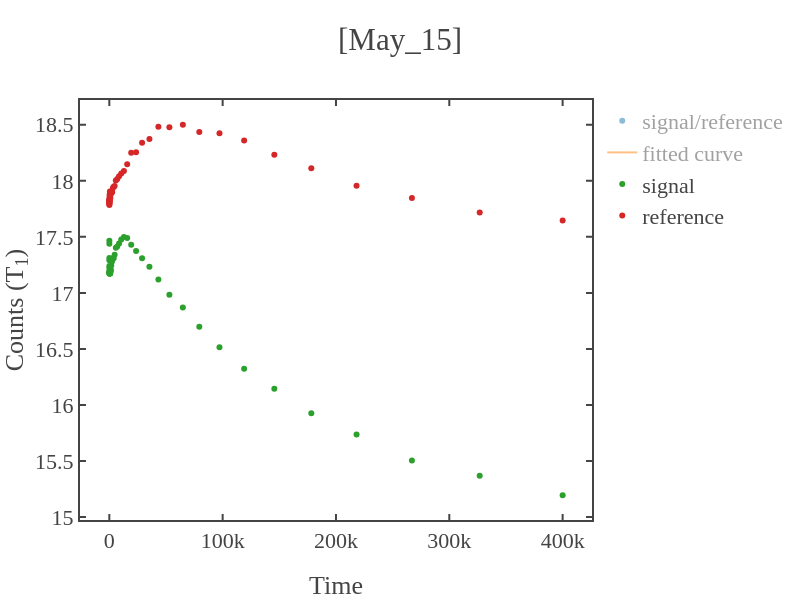

The notebook cell this image was saved under:
### Code cell
# loading the data 
total_path = r"C:\Users\Atanu\OneDrive/Desktop/research_work/paper/T1_atanu_github/T1_measurements/codes/data/2025/May_12/p_15mW/l_25.0us/systematic/a_5/s_2000/[16_57_32]_1.0us.npz"

load_data = dict(np.load(total_path))
time_axis,signal_photon,reference_samples,signal_samples = data_to_time_signal(load_data,samples,first=first_sig_ref)


x=time_axis[1:]
y=signal_photon[1:]
guess_parameters = np.array([0.7,1,50e3])  # input these paramters(serially) with your guess  
fitting_function = 'exp'   # y0+y_max*np.exp(-x/tau)
fitting_range = False   # for x-axis 

# fitting the data
x_fit,y_fit,coefficient,error_bars = fit_func(x,y,fit_range=fitting_range,func=fitting_function,guess_params=guess_parameters) 
if len(str(int(coefficient[2])))>7 or coefficient[2]<0:
    print('Fitted lifetime seems too long (more than 10ms) or negative.')
    print('If not expected for T1 exp, retry with increasing or decreasing the evolution time of the sequence.')
# plotting the data 
fig1 = simple_plot(x,y,show=False,x_name = "Time",y_name = "Counts (T<sub>1</sub>)",mode='markers',title=f'{date}',curve_name='signal/reference')
fig2 = simple_plot(x_fit,y_fit,show=False,x_name = "Time",y_name = "Counts (T<sub>1</sub>)",mode='lines',title=f'{date}',curve_name='fitted curve')
fig3 = simple_plot(x,signal_samples[1:],show=False,x_name = "Time",y_name = "Counts (T<sub>1</sub>)",mode='markers',title=f'{date}',curve_name='signal')
fig4 = simple_plot(x,reference_samples[1:],show=False,x_name = "Time",y_name = "Counts (T<sub>1</sub>)",mode='markers',title=f'{date}',curve_name='reference')

add_figures([fig1,fig2,fig3,fig4],show=True,x_name = "Time",y_name = "Counts (T<sub>1</sub>)",title=f'[{date}]')

### Figure 1 — Plotly figure (JSON) as saved in the notebook; plotly's stock layout.template omitted (floating-point values rounded to 4 significant figures)
{"data": [{"mode": "markers", "name": "signal/reference", "showlegend": true, "type": "scatter", "visible": "legendonly", "x": [24, 29, 36, 44, 54, 67, 82, 100, 123, 150, 184, 226, 276, 338, 414, 507, 621, 760, 930, 1139, 1394, 1706, 2088, 2556, 3129, 3830, 4688, 5738, 7023, 8596, 10522, 12878, 15763, 19294, 23616, 28905, 35380, 43305, 53004, 64877, 79408, 97195, 118965, 145612, 178227, 218148, 267010, 326817, 400020], "y": [0.9796, 0.9801, 0.9728, 0.9722, 0.9685, 0.9668, 0.9649, 0.9635, 0.9632, 0.9628, 0.9646, 0.9618, 0.9632, 0.9636, 0.9621, 0.9593, 0.9604, 0.9608, 0.9628, 0.9607, 0.9614, 0.9641, 0.9652, 0.9659, 0.965, 0.9644, 0.9659, 0.9667, 0.9666, 0.9668, 0.9673, 0.9676, 0.9638, 0.9551, 0.9517, 0.9439, 0.9379, 0.9263, 0.9191, 0.9118, 0.9057, 0.8963, 0.8891, 0.8855, 0.8794, 0.8764, 0.8688, 0.8675, 0.8611]}, {"mode": "lines", "name": "fitted curve", "showlegend": true, "type": "scatter", "visible": "legendonly", "x": [24, 29, 36, 44, 54, 67, 82, 100, 123, 150, 184, 226, 276, 338, 414, 507, 621, 760, 930, 1139, 1394, 1706, 2088, 2556, 3129, 3830, 4688, 5738, 7023, 8596, 10522, 12878, 15763, 19294, 23616, 28905, 35380, 43305, 53004, 64877, 79408, 97195, 118965, 145612, 178227, 218148, 267010, 326817, 400020], "y": [0.9681, 0.9681, 0.9681, 0.9681, 0.9681, 0.968, 0.968, 0.968, 0.968, 0.9679, 0.9679, 0.9679, 0.9678, 0.9677, 0.9677, 0.9676, 0.9674, 0.9673, 0.9671, 0.9669, 0.9666, 0.9663, 0.9659, 0.9654, 0.9648, 0.9641, 0.9632, 0.9621, 0.9609, 0.9593, 0.9574, 0.9552, 0.9525, 0.9493, 0.9456, 0.9412, 0.9362, 0.9305, 0.924, 0.9169, 0.9094, 0.9014, 0.8935, 0.8858, 0.8788, 0.8728, 0.868, 0.8647, 0.8625]}, {"mode": "markers", "name": "signal", "showlegend": true, "type": "scatter", "x": [24, 29, 36, 44, 54, 67, 82, 100, 123, 150, 184, 226, 276, 338, 414, 507, 621, 760, 930, 1139, 1394, 1706, 2088, 2556, 3129, 3830, 4688, 5738, 7023, 8596, 10522, 12878, 15763, 19294, 23616, 28905, 35380, 43305, 53004, 64877, 79408, 97195, 118965, 145612, 178227, 218148, 267010, 326817, 400020], "y": [17.47, 17.44, 17.31, 17.29, 17.24, 17.22, 17.19, 17.17, 17.18, 17.17, 17.18, 17.19, 17.2, 17.18, 17.18, 17.17, 17.18, 17.17, 17.18, 17.2, 17.2, 17.24, 17.28, 17.29, 17.31, 17.31, 17.34, 17.4, 17.41, 17.44, 17.48, 17.5, 17.49, 17.43, 17.37, 17.31, 17.23, 17.12, 16.98, 16.87, 16.7, 16.51, 16.32, 16.14, 15.93, 15.74, 15.51, 15.37, 15.19]}, {"mode": "markers", "name": "reference", "showlegend": true, "type": "scatter", "x": [24, 29, 36, 44, 54, 67, 82, 100, 123, 150, 184, 226, 276, 338, 414, 507, 621, 760, 930, 1139, 1394, 1706, 2088, 2556, 3129, 3830, 4688, 5738, 7023, 8596, 10522, 12878, 15763, 19294, 23616, 28905, 35380, 43305, 53004, 64877, 79408, 97195, 118965, 145612, 178227, 218148, 267010, 326817, 400020], "y": [17.83, 17.79, 17.79, 17.79, 17.8, 17.81, 17.82, 17.82, 17.83, 17.83, 17.81, 17.87, 17.85, 17.83, 17.85, 17.9, 17.88, 17.87, 17.85, 17.9, 17.89, 17.89, 17.9, 17.9, 17.94, 17.95, 17.95, 18.0, 18.02, 18.04, 18.07, 18.09, 18.15, 18.25, 18.25, 18.34, 18.37, 18.48, 18.48, 18.5, 18.44, 18.42, 18.36, 18.23, 18.11, 17.96, 17.85, 17.72, 17.65]}], "layout": {"height": 600, "title": {"text": "[May_15]"}, "width": 800, "xaxis": {"autorange": true, "range": [-25870.0, 425900.0], "title": {"text": "Time"}, "type": "linear"}, "yaxis": {"autorange": true, "range": [14.97, 18.72], "title": {"text": "Counts (T<sub>1</sub>)"}, "type": "linear"}}}
